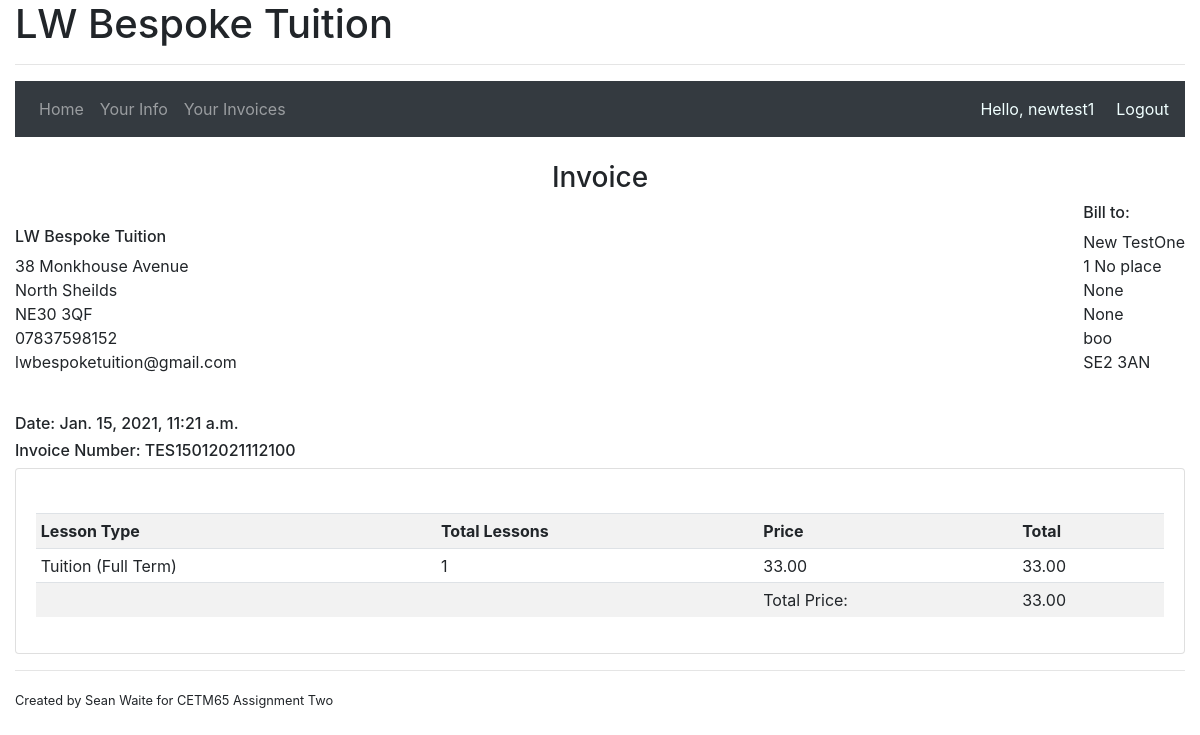
Screenshot of /yourinvoices/6 (signed in) with the database file from the repository.
### accounts/models.py (models this page shows, shortened)
class Invoices(models.Model):
    DRAFT = 1
    ISSUED = 2
    UNPAID = 3
    PART_PAID = 4
    PAID = 5
    STATUS_CHOICES = (
        (DRAFT,'Draft'),
        (ISSUED,'Issued'),
        (UNPAID,'Unpaid'),
        (PART_PAID,'Part paid'),
        (PAID, 'Paid'),
    )
    invoice_number = models.CharField(max_length=20, unique=True)
    client = models.ForeignKey(Client, related_name='invoices', on_delete=models.CASCADE)
    status = models.IntegerField(choices=STATUS_CHOICES, default=1)
    total_amount = models.DecimalField(max_digits=8, decimal_places=2)
    amount_paid = models.DecimalField(max_digits=8, decimal_places=2)
    amount_outstanding = models.DecimalField(max_digits=8, decimal_places=2)
    date_created = models.DateTimeField(auto_now_add=True)

class Client(models.Model):
    user = models.OneToOneField(User, null=True, on_delete=models.SET_NULL)
    forename = models.CharField(max_length=100, validators=[letters_only])
    surname = models.CharField(max_length=100, validators=[letters_only])
    date_inserted = models.DateTimeField(default=now)
    active = models.BooleanField(default=True)
    contract_signed = models.BooleanField(default=False)

class Address(models.Model):
    client = models.ForeignKey(Client, related_name='address', on_delete=models.CASCADE)
    line_one = models.CharField('Address Line One', max_length=100)
    line_two = models.CharField('Address Line Two', max_length=100, null=True, blank=True)
    line_three = models.CharField('Address Line Three', max_length=100, null=True, blank=True)
    town = models.CharField('Town/City', max_length=100)
    postcode = models.CharField(max_length=10)
    effective_from_date = models.DateField(default=now)
    effective_to_date = models.DateField(null=True, blank=True)
    date_inserted = models.DateTimeField(auto_now_add=True)
    class Meta:
        verbose_name = 'Address Details'
        verbose_name_plural = 'Address Details'

class Products(models.Model):
    product_name = models.CharField(max_length=100)
    price = models.DecimalField(max_digits=8, decimal_places=2)
    effective_from_date = models.DateField(default=now)
    effective_to_date = models.DateField(null=True, blank=True)
    date_inserted = models.DateTimeField(auto_now_add=True)
    class Meta:
        verbose_name = 'Product'
        verbose_name_plural = 'Products'

### accounts/decorators.py (the view)
        def wrapper_func(request, *args, **kwargs):
            denied = False
            for roles in allowed_roles:
                if request.user.groups.filter(name = roles).exists():
                    return view_func(request, *args, **kwargs)
                else:
                    denied = True
            if denied == True:
                return redirect('accounts:home')

### accounts/templates/accounts/invoicedetailed.html
{% extends "accounts/main.html" %}
{% block main %}
<br>
<div class="flex-row">
    <div class = "d-flex justify-content-center">
        <h3>Invoice</h3>
        <br>
    </div>
</div>
<div class="row">
    <div class = "col-md-4">
        <br>
        <ul class="list-unstyled">
            <h6>LW Bespoke Tuition</h6>
            <h7><li>38 Monkhouse Avenue</li>
                <li>North Sheilds</li>
                <li>NE30 3QF</li>
                <li>07837598152</li>
                <li>lwbespoketuition@gmail.com</li>
            </h7>
        </ul>
    </div>
    <div class = "col-md-4 offset-md-4 d-flex justify-content-end">
        <br>
        <br>
            <ul class="list-unstyled">
            <h6>Bill to:</h6>
            <h7><li>{{ invoice.client.forename }} {{ invoice.client.surname }}</li>
                <li>{{ home.line_one }}</li>
                <li>{{ home.line_two }}</li>
                <li>{{ home.line_three }}</li>
                <li>{{ home.town }}</li>
                <li>{{ home.postcode }}</li>
            </h7>
            </ul>
    </div>
</div>
<br>
<h6>Date: {{invoice.date_created}}</h6>
<h6>Invoice Number: {{invoice.invoice_number}}</h6>
<div class="card card-body">
    <table class="table table-sm table-striped">
        <tr>
          <th>Lesson Type</th>
          <th>Total Lessons</th>
          <th>Price</th>
          <th>Total</th>
        </tr>
        {% for lesson in lessons%}
            <tr>
              <td>{{lesson.lesson_type__product_name}}</td>
              <td>{{lesson.total}}</td>
              <td>{{lesson.lesson_type__price}}</td>
              <td>{{lesson.total_price}}</td>
            </tr>
        {% endfor%}
        <br>
        <tr>
            <td></td>
            <td></td>
            <td>Total Price:</td>
            <td>{{invoice.total_amount}}</td>
          </tr>
      </table>
</div>
{% endblock %}

### accounts/templates/accounts/main.html (shortened to what this page needs)
{% load static %}
<!DOCTYPE html>
<html lang="en">
<head>
    <link rel="stylesheet" href="https://stackpath.bootstrapcdn.com/bootstrap/4.4.1/css/bootstrap.min.css">
</head>
<body>
    <div class="container-fluid">
    <h1>LW Bespoke Tuition</h1>
    <hr>
    {% if request.user.is_authenticated %}
    <nav class="navbar navbar-expand-lg navbar-dark bg-dark">
        <div class="collapse navbar-collapse" id="navbarNav">
          <ul class="navbar-nav">
            {% if flag %}
                <li class="nav-item">
                    <a class="nav-link" href="{% url 'accounts:home' %}">Home <span class="sr-only">(current)</span></a>
                </li>
                <li class="nav-item">
                    <a class="nav-link" href="{% url 'accounts:clientview' %}">Your Info</a>
                </li>
                <li class="nav-item">
                    <a class="nav-link" href="{% url 'accounts:clientinvoices' %}">Your Invoices</a>
                </li>
            {% endif %}
          </ul>
        </div>
        <span name="username" style="color:azure; margin-right: 22px;">Hello, {{ request.user }}</span>
        <span name="logout"><a style="color:azure;" href="{% url 'accounts:logout' %}">Logout</a></span>
    </nav>
    {% endif %}
        {% block main %}
        {% endblock %}
    <hr>
    <small>Created by Sean Waite for CETM65 Assignment Two</small>
    </div>
</body>
</html>

### rows the page displays
Invoices: client.forename "New", client.surname "TestOne", date_created "Jan. 15, 2021, 11:21 a.m.", invoice_number "TES15012021112100", total_amount "33.00"
Address: line_one "1 No place", line_two "None", line_three "None", town "boo", postcode "SE2 3AN"
Products: lesson_type__product_name "Tuition (Full Term)", total "1", lesson_type__price "33.00", total_price "33.00"

### other values shown
{{ request.user }} "newtest1"
